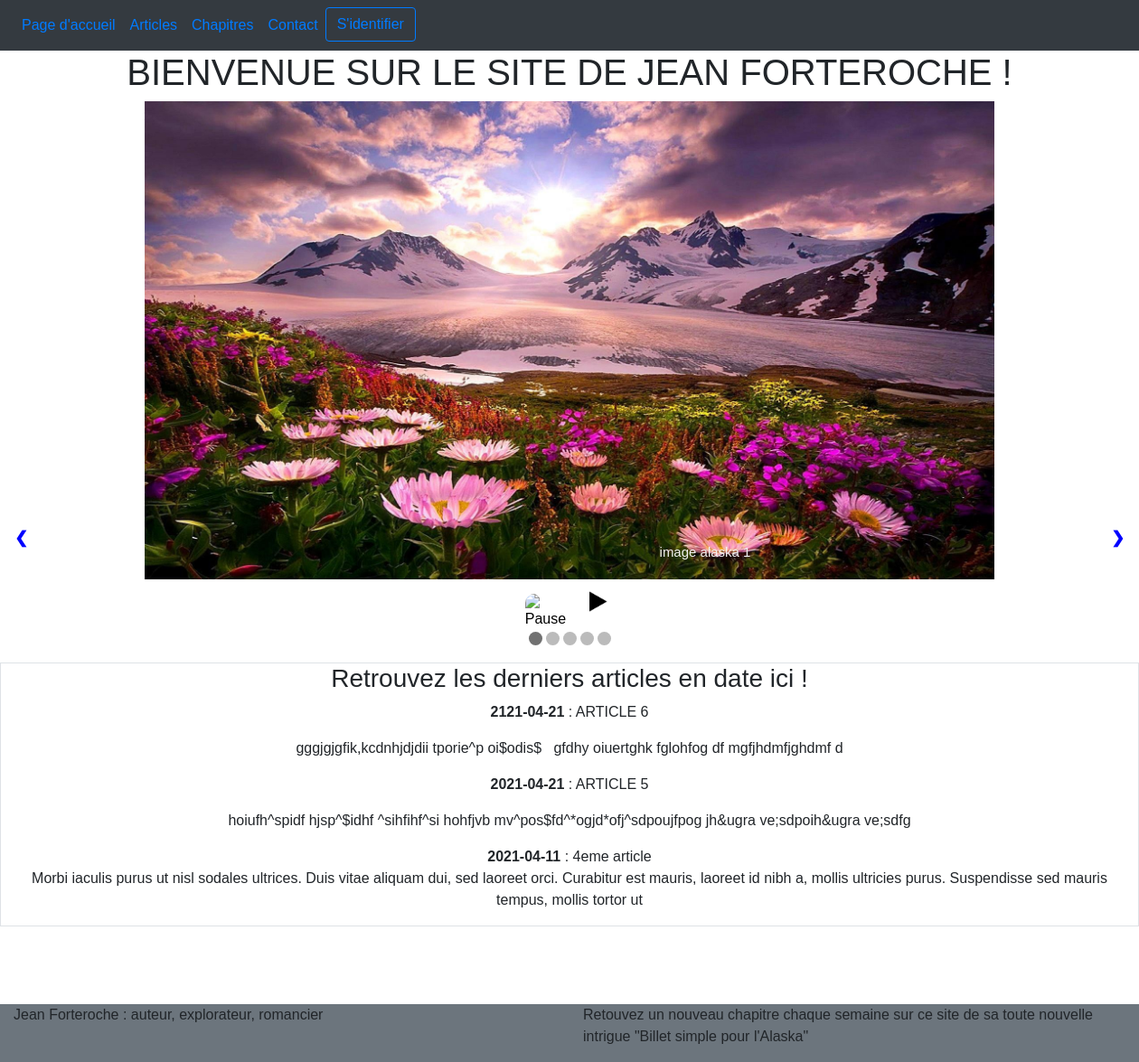
The page / on the database its author committed.
### tables this page shows
CREATE TABLE `articles` (
  `id` int(11) NOT NULL,
  `date_publication` date NOT NULL,
  `titre` varchar(30) NOT NULL,
  `contenu` text NOT NULL
);

### model/user_manager.php (called while the page is built, shortened)
<?php
class UserManager extends Manager {
     public function getLastArticle() {
        $db = $this ->dbconnect();
        $req = $db -> query("SELECT id, date_publication, titre, SUBSTRING(contenu, 1, 200) AS contenu FROM articles ORDER BY date_publication DESC LIMIT 3");
        return $req;
    }
}
?>

### controller/front_controller.php (the view, shortened to what this page needs)
<?php
require_once('model/user_manager.php');
class FrontController {
    public function afficheArticle() {
        $userManager = new UserManager;
        $reponse = $userManager -> getLastArticle();
        while($donnes = $reponse -> fetch()) {
            ?>
            <p>
                <strong><?php echo $donnes['date_publication']; ?></strong> : <?php echo $donnes['titre']; ?> <br/>
                <?php echo $donnes['contenu']; ?>
            </p>
            <?php
        }
    }
}
?>

### public/css/style.css (style rules this page uses)
* { box-sizing: border-box }
body { font-family: Verdana, sans-serif; margin:0 }

### rows shown on the page
articles: date_publication "2121-04-21", titre "ARTICLE 6", contenu "gggjgjgfik,kcdnhjdjdii tporie^p oi$odis$ gfdhy oiuertghk fglohfog df mgfjhdmfjghdmf d"
articles: date_publication "2021-04-21", titre "ARTICLE 5", contenu "hoiufh^spidf hjsp^$idhf ^sihfihf^si hohfjvb mv^pos$fd^*ogjd*ofj^sdpoujfpog jh&ugra ve;sdpoih&ugra ve;sdfg"
articles: date_publication "2021-04-11", titre "4eme article", contenu "Morbi iaculis purus ut nisl sodales ultrices. Duis vitae aliquam dui, sed laoreet orci. Curabitur est mauris, laoreet id nibh a, mollis ultricies purus. Suspendisse sed mauris tempus, mollis tortor ut"
